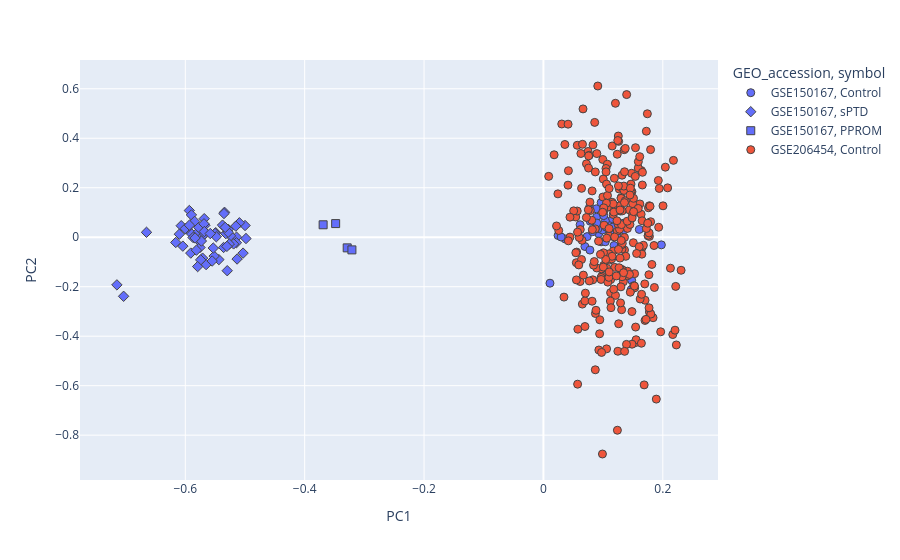

Notebook source saved alongside this figure:
### Code cell
# 2D scatter plot of the scores
XPC = 'PC1' # Principal component shown on x-axis
YPC = 'PC2' # Principal component shown on y-axis
fig = px.scatter(scores, x = XPC, y = YPC, color = labels, symbol = symbols, hover_data = [XPC, YPC])
fig.update_traces(mode = 'markers', marker_line_width = 1, marker_size = 8)
fig.show()

### Figure 1 — Plotly figure (JSON) as saved in the notebook; plotly's stock layout.template omitted (floating-point values rounded to 4 significant figures; data arrays with more than 128 entries replaced by an {"elided": "..."} marker saying what was removed)
{"data": [{"hovertemplate": "GEO_accession=GSE150167<br>symbol=Control<br>PC1=%{x}<br>PC2=%{y}<extra></extra>", "legendgroup": "GSE150167, Control", "marker": {"color": "#636efa", "line": {"width": 1}, "size": 8, "symbol": "circle"}, "mode": "markers", "name": "GSE150167, Control", "orientation": "v", "showlegend": true, "type": "scatter", "x": [0.06144, 0.06951, 0.09261, 0.1229, 0.089, 0.09887, 0.07845, 0.1184, 0.09659, 0.07728, 0.03651, 0.1053, 0.0779, 0.1155, 0.02454, 0.1105, 0.07318, 0.08249, 0.09131, 0.1168, 0.08861, 0.1183, 0.08695, 0.09668, 0.1753, 0.02967, 0.1336, 0.1349, 0.1606, 0.1118, 0.1036, 0.1976, 0.104, 0.08955, 0.101, 0.116, 0.01098, 0.1479, 0.147], "xaxis": "x", "y": [0.05049, -0.03746, 0.01453, 0.005283, 0.08076, 0.0292, 0.06442, 0.001695, -0.01864, 0.1211, -0.007124, 0.04041, -0.05201, 0.0158, 0.006872, 0.05122, 0.002394, 0.02233, 0.03425, 0.04146, 0.1148, -0.03344, 0.03512, 0.14, 0.0056, 0.0008173, 0.05644, 0.02925, 0.03153, 0.01251, -0.01852, -0.03096, 0.06712, 0.05719, 0.08744, 0.07457, -0.1858, -0.1742, -0.2119], "yaxis": "y"}, {"hovertemplate": "GEO_accession=GSE150167<br>symbol=sPTD<br>PC1=%{x}<br>PC2=%{y}<extra></extra>", "legendgroup": "GSE150167, sPTD", "marker": {"color": "#636efa", "line": {"width": 1}, "size": 8, "symbol": "diamond"}, "mode": "markers", "name": "GSE150167, sPTD", "orientation": "v", "showlegend": true, "type": "scatter", "x": [-0.5141, -0.5916, -0.4983, -0.4999, -0.5932, -0.5897, -0.5672, -0.571, -0.5243, -0.5491, -0.5438, -0.528, -0.5651, -0.5321, -0.5756, -0.5775, -0.5727, -0.5683, -0.5844, -0.5502, -0.5343, -0.5282, -0.5971, -0.5677, -0.5358, -0.5754, -0.5298, -0.616, -0.5376, -0.5481, -0.5775, -0.5687, -0.5871, -0.7033, -0.5517, -0.5033, -0.6068, -0.5742, -0.6001, -0.5681, -0.5352, -0.5331, -0.5582, -0.5908, -0.573, -0.7146, -0.5132, -0.5143, -0.5094, -0.5191, -0.5263, -0.5814, -0.555, -0.5532, -0.5303, -0.5793, -0.6099, -0.665, -0.6041, -0.5931, -0.5836, -0.5154], "xaxis": "x", "y": [0.000311, 0.01854, -0.005332, 0.04725, 0.1078, 0.09002, 0.0482, -0.08462, 0.005446, 0.0183, -0.09051, 0.03181, -0.1106, 0.01448, -0.01759, 0.0238, -0.00036, 0.07489, 0.06386, 0.01507, 0.1007, 0.02009, 0.03581, 0.01325, -0.04136, -0.04153, -0.1354, -0.02129, 0.04893, 0.001849, 0.03954, 0.05422, -0.001174, -0.2388, -0.07619, -0.06429, 0.04649, -0.09162, 0.03446, 0.02293, 0.09561, 0.0396, 0.01483, -0.06417, -0.01547, -0.1926, -0.08817, -0.02237, 0.0583, -0.02703, -0.02755, -0.05238, -0.09631, -0.04385, -0.03699, -0.1187, 0.01224, 0.01981, -0.03614, 0.04865, -0.003155, 0.04484], "yaxis": "y"}, {"hovertemplate": "GEO_accession=GSE150167<br>symbol=PPROM<br>PC1=%{x}<br>PC2=%{y}<extra></extra>", "legendgroup": "GSE150167, PPROM", "marker": {"color": "#636efa", "line": {"width": 1}, "size": 8, "symbol": "square"}, "mode": "markers", "name": "GSE150167, PPROM", "orientation": "v", "showlegend": true, "type": "scatter", "x": [-0.3288, -0.3481, -0.3691, -0.3209], "xaxis": "x", "y": [-0.04305, 0.05507, 0.05022, -0.0512], "yaxis": "y"}, {"hovertemplate": "GEO_accession=GSE206454<br>symbol=Control<br>PC1=%{x}<br>PC2=%{y}<extra></extra>", "legendgroup": "GSE206454, Control", "marker": {"color": "#EF553B", "line": {"width": 1}, "size": 8, "symbol": "circle"}, "mode": "markers", "name": "GSE206454, Control", "orientation": "v", "showlegend": true, "type": "scatter", "x": {"elided": "267 float values"}, "xaxis": "x", "y": {"elided": "267 float values"}, "yaxis": "y"}], "layout": {"legend": {"title": {"text": "GEO_accession, symbol"}, "tracegroupgap": 0}, "margin": {"t": 60}, "xaxis": {"anchor": "y", "domain": [0, 1], "title": {"text": "PC1"}}, "yaxis": {"anchor": "x", "domain": [0, 1], "title": {"text": "PC2"}}}}
